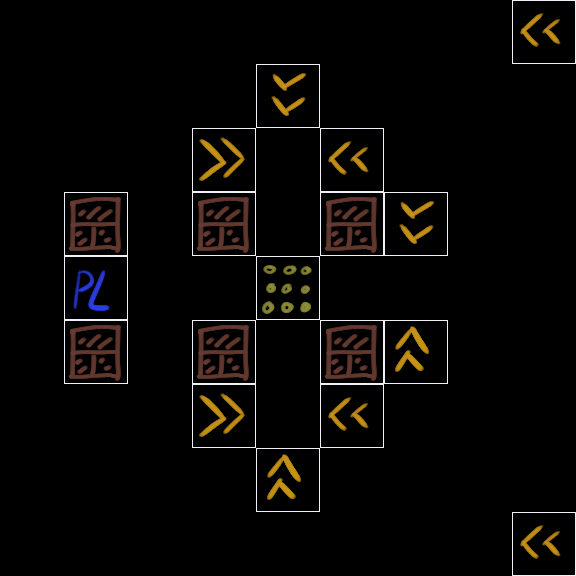

A level layout from a 2D game, rendered from its tile map. Below: a short description, then the map file with its tile-grid data intact:
An orthogonal 9x9 tile map with 64x64 px tiles, 1 tile layer (Tiles) and 6 objects (lock$b, lock$c, level7, level10, level12, ...).

<map version="1.5" tiledversion="1.6.0" orientation="orthogonal" renderorder="right-down" width="9" height="9" tilewidth="64" tileheight="64" infinite="0" nextlayerid="6" nextobjectid="20">
 <tileset firstgid="1" source="level_design.tsx" />
 <layer id="4" name="Tiles" width="9" height="9">
  <data encoding="csv">
0,0,0,0,0,0,0,0,7,
0,0,0,0,8,0,0,0,0,
0,0,0,5,0,7,0,0,0,
0,4,0,4,0,4,8,0,0,
0,1,0,0,3,0,0,0,0,
0,4,0,4,0,4,6,0,0,
0,0,0,5,0,7,0,0,0,
0,0,0,0,6,0,0,0,0,
0,0,0,0,0,0,0,0,7
</data>
 </layer>
 <objectgroup id="5" name="Objects">
  <object id="9" name="lock$b" x="256" y="320" width="64" height="64" />
  <object id="10" name="lock$c" x="320" y="256" width="64" height="64" />
  <object id="12" name="level7" x="256" y="128" width="64" height="64" />
  <object id="17" name="level10" x="256" y="384" width="64" height="64" />
  <object id="18" name="level12" x="384" y="256" width="64" height="64" />
  <object id="19" name="level16" x="512" y="256" width="64" height="64" />
 </objectgroup>
</map>
